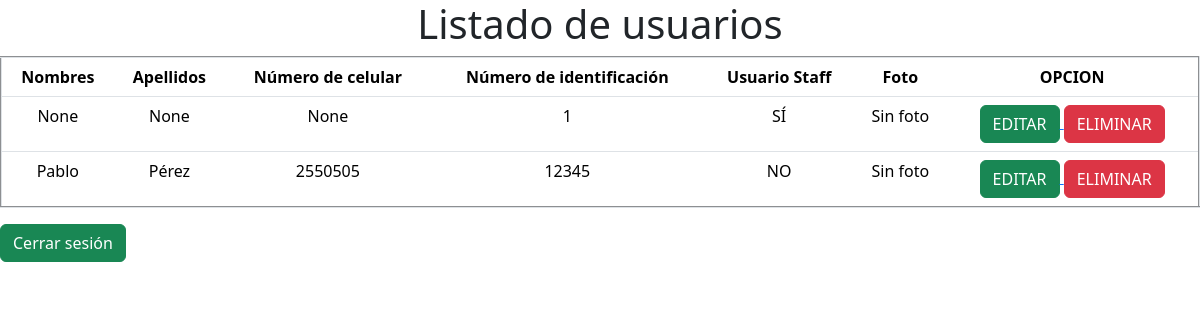
Before: /usuarios/ (signed in) with the older database file.
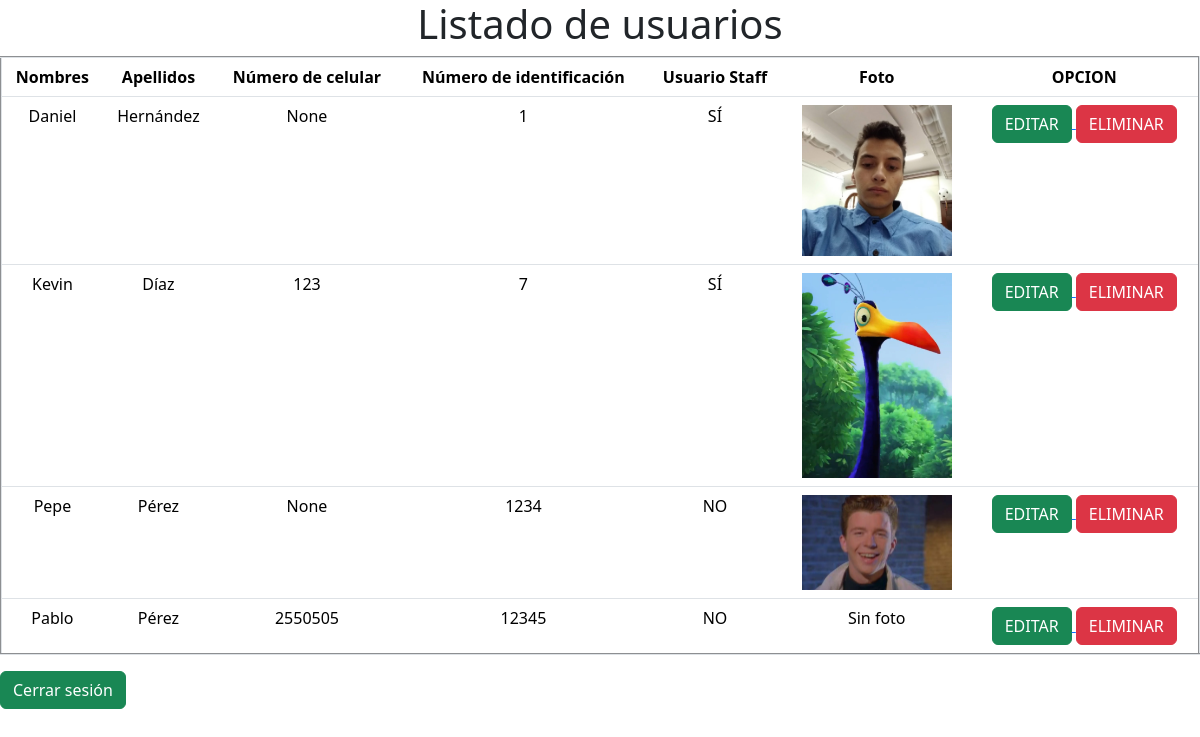
After: the same page with the newer database file.
### apps/usuario/models.py (models this page shows, shortened)
class User(AbstractUser):
    identificacion = models.IntegerField('Número de identificación', primary_key=True)
    nombres = models.CharField('Nombres', max_length=50, blank=True, null=True)
    apellidos = models.CharField('Apellidos', max_length=50, blank=True, null=True)
    celular = models.CharField('Número de celular', max_length=15, blank=True, null=True)
    foto = models.ImageField('Foto', upload_to='fotos', blank=True, null=True)
    REQUIRED_FIELDS = ['nombres', 'apellidos']
    class Meta:
        verbose_name = 'usuario'
        verbose_name_plural = verbose_name

### apps/usuario/views.py (the view)
# urls.py: path('usuarios/', UserList.as_view(), name='usuarios'),
class UserList(ListView):
    model = User
    template_name='usuarios.html'

### templates/usuarios.html (shortened to what this page needs)
{% extends 'turnos.html' %}
{% block body %}
<h1 class="text-center">
</h1>
<table border="2" class="table">
    <thead class="text-center">
        <tr class="text-center">
            <th>Nombres</th>
            <th>Apellidos</th>
            <th>Número de celular</th>
            <th>Número de identificación</th>
            <th>Usuario Staff</th>
            <th>Foto</th>
            {% if request.user.is_staff %}
                <th>OPCION</th>
            {% endif %}
        </tr>
    </thead>
    <tbody class="text-center">
        {% for usuario in object_list %}
        <tr>
            <td>{{ usuario.nombres }}</td>
            <td>{{ usuario.apellidos }}</td>
            <td>{{ usuario.celular }}</td>
            <td>{{ usuario.identificacion }}</td>
            <td>
                {% if usuario.is_staff %}
                    SÍ
                {% else %}
                    NO
                {% endif %}
            </td>
            <td>
                {% if usuario.foto %}
                    <img src="{{ usuario.foto.url }}" alt="foto_usuario" width="150" length="150">
                {% else %}
                    Sin foto
                {% endif %}
            </td>
            {% if request.user.is_staff %}
                <td><a href="{% url 'editar_usuario' usuario.identificacion %}" class="">
                    <button class="btn btn-success">EDITAR</button>
                </a>
                <a href="{% url 'eliminar_usuario' usuario.identificacion %}" class="">
                    <button class="btn btn-danger">ELIMINAR</button>
                </a></td>
            {% endif %}
        </tr>
        {% endfor %}
    </tbody>
</table>
{% endblock body %}

Changed rows visible on the page:
changed User id 1: nombres "None" → "Daniel"; apellidos "None" → "Hernández"; foto: picture added; no longer shows "Sin foto"
added User: nombres "Kevin", apellidos "Díaz", celular "123", identificacion "7", is_staff "SÍ", foto (picture)
added User: nombres "Pepe", apellidos "Pérez", celular "None", identificacion "1234", is_staff "NO", foto (picture)
